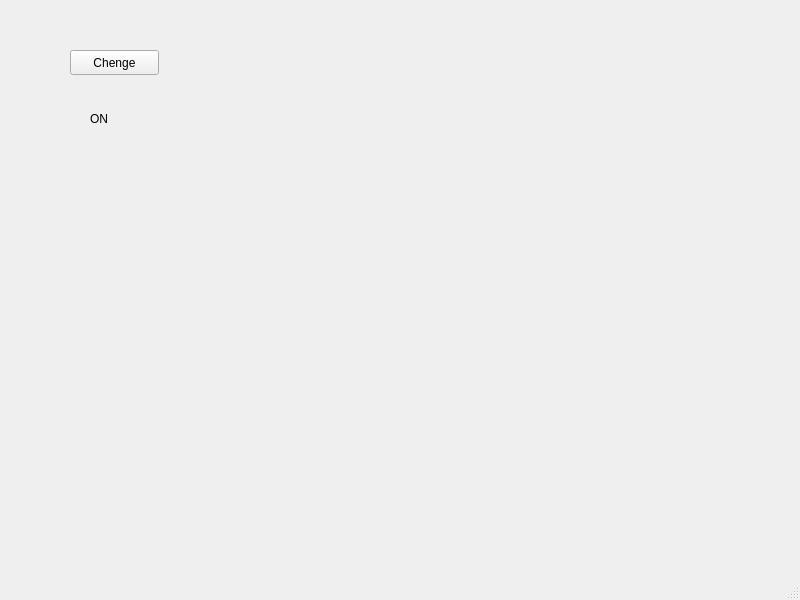
<?xml version="1.0" encoding="UTF-8"?>
<ui version="4.0">
 <class>MainWindow</class>
 <widget class="QMainWindow" name="MainWindow">
  <property name="geometry">
   <rect>
    <x>0</x>
    <y>0</y>
    <width>800</width>
    <height>600</height>
   </rect>
  </property>
  <property name="windowTitle">
   <string>MainWindow</string>
  </property>
  <widget class="QWidget" name="centralwidget">
   <widget class="QPushButton" name="pushButton">
    <property name="geometry">
     <rect>
      <x>70</x>
      <y>50</y>
      <width>89</width>
      <height>25</height>
     </rect>
    </property>
    <property name="text">
     <string>Chenge</string>
    </property>
   </widget>
   <widget class="QLabel" name="label">
    <property name="geometry">
     <rect>
      <x>90</x>
      <y>110</y>
      <width>67</width>
      <height>17</height>
     </rect>
    </property>
    <property name="text">
     <string>ON</string>
    </property>
   </widget>
  </widget>
  <widget class="QMenuBar" name="menubar">
   <property name="geometry">
    <rect>
     <x>0</x>
     <y>0</y>
     <width>800</width>
     <height>22</height>
    </rect>
   </property>
  </widget>
  <widget class="QStatusBar" name="statusbar"/>
 </widget>
 <resources/>
 <connections/>
</ui>
